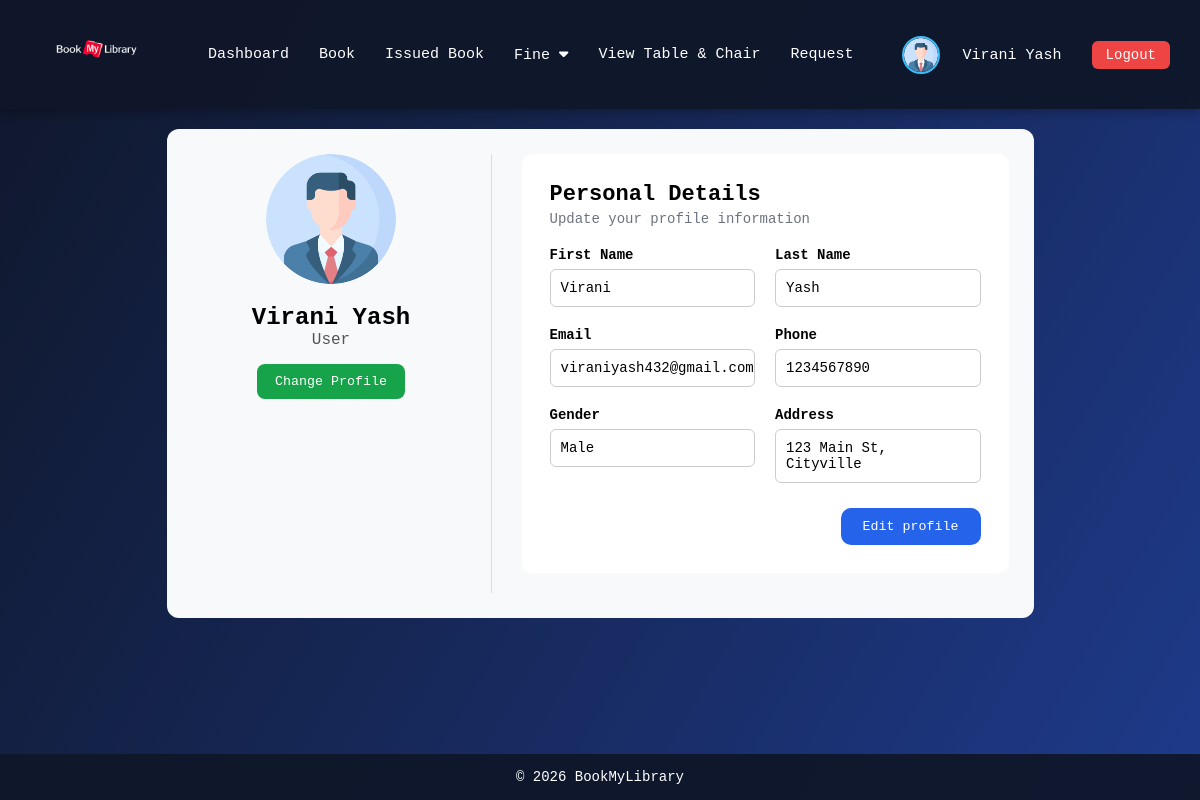
Page /user/profile.php (signed in) on the committed database.
### tables this page shows
CREATE TABLE `user` (
  `user_id` int NOT NULL,
  `first_name` varchar(100) DEFAULT NULL,
  `last_name` varchar(100) DEFAULT NULL,
  `email` varchar(255) DEFAULT NULL,
  `contact_no` varchar(15) DEFAULT NULL,
  `gender` varchar(10) DEFAULT NULL,
  `address` varchar(255) DEFAULT NULL,
  `image` varchar(255) DEFAULT NULL,
  `password` varchar(255) NOT NULL,
  `role` varchar(10) DEFAULT NULL,
  `status` varchar(15) DEFAULT NULL
);

### user/profile.php (the view, shortened to what this page needs)
<!DOCTYPE html>
<html lang="en">
<head>
</head>
<body>
    <?php include 'navbar.php'; ?>
    <?php
    $user_id = $_SESSION['id'];
    $user = mysqli_query($con, "SELECT * FROM user WHERE user_id = $user_id");
    $data = mysqli_fetch_assoc($user);
    ?>
    <div class="container">
        <div class="profile-left">
            <div class="profile-img">
                <img src="../image/<?php echo $data['image'] ? $data['image'] : 'default_profile.png'; ?>" id="profileImage">
            </div>
            <h2><?php echo $data['first_name'] . " " . $data['last_name']; ?></h2>
            <p><?php echo $data['role'] ?></p>
            <button class="change-btn" onclick="openPopup()">Change Profile</button>
        </div>
        <div class="profile-right">
            <div class="card" id="viewProfile">
                <h3>Personal Details</h3>
                <p class="sub">Update your profile information</p>
                <div class="form-grid">
                    <div class="form-group">
                        <label>First Name</label>
                        <p class="p" id="viewFirstName"><?php echo $data['first_name']; ?></p>
                    </div>
                    <div class="form-group">
                        <label>Last Name</label>
                        <p class="p" id="viewLastName"><?php echo $data['last_name']; ?></p>
                    </div>
                    <div class="form-group">
                        <label>Email</label>
                        <p class="p" id="viewEmail"><?php echo $data['email']; ?></p>
                    </div>
                    <div class="form-group">
                        <label>Phone</label>
                        <p class="p" id="viewPhone"><?php echo $data['contact_no']; ?></p>
                    </div>
                    <div class="form-group">
                        <label>Gender</label>
                        <p class="p" id="viewGender"><?php echo $data['gender']; ?></p>
                    </div>
                    <div class="form-group">
                        <label>Address</label>
                        <p class="p" id="viewAddress"><?php echo $data['address']; ?></p>
                    </div>
                </div>
                <div class="edit-actions">
                    <button class="edit-btn" onclick="openEditForm()">Edit profile</button>
                </div>
            </div>
        </div>
    </div>
    <?php include 'footer.php'; ?>
</body>
</html>

### user/navbar.php (shortened to what this page needs)
<!DOCTYPE html>
<html lang="en">
<?php
include '../update_status.php';
?>
<head>
    <link rel="stylesheet" href="https://cdnjs.cloudflare.com/ajax/libs/font-awesome/6.5.0/css/all.min.css">
</head>
<body>
    <?php
    $user_id = $_SESSION['id'];
    $user = mysqli_query($con, "SELECT * FROM user WHERE user_id = $user_id");
    $data = mysqli_fetch_assoc($user);
    ?>
    <nav class="navbar">
        <div class="nav-left">
            <a href="home.php">
                <img src="../image/BookMyLibrary.png" alt="Library Logo">
            </a>
        </div>
        <div class="nav-center">
            <a href="home.php">Dashboard</a>
            <a href="book.php">Book</a>
            <a href="issued_book.php">Issued Book</a>
            <div class="dropdown">
                <a href="javascript:void(0);" class="dropbtn">Fine <i class="fa-solid fa-caret-down"></i></a>
            </div>
            <a href="view_table&chair.php">View Table & Chair</a>
            <a href="request_librarian.php">Request</a>
        </div>
        <div class="nav-right">
            <div class="profile">
                <img src="../image/<?php echo $data['image']; ?>" alt="Profile">
                <div class="dropdown">
                    <a href="javascript:void(0);" class="dropbtn"><?php echo $data['first_name'] . " " . $data['last_name']; ?></a>
                </div>
            </div>
            <a href="../login.php" class="logout-btn">Logout</a>
        </div>
    </nav>
</body>
</html>

### user/profile.php (style rules this page uses)
* { margin: 0; padding: 0; box-sizing: border-box; font-family: "JetBrains Mono", "Fira Code", Consolas, monospace; }
body { background: linear-gradient(120deg, #0f172a, #1e3a8a); }
.container { max-width: 1200px; margin: 20px auto; background: #f8f9fa; border-radius: 12px; padding: 25px; display: flex; gap: 30px; }
.profile-left { width: 300px; text-align: center; border-right: 1px solid #ddd; padding-right: 20px; }
.profile-img img { width: 130px; height: 130px; border-radius: 50%; object-fit: cover; }
.profile-left h2 { margin-top: 15px; }
.profile-left p { color: #555; margin-bottom: 15px; }
.change-btn { background: #16a34a; border: none; padding: 10px 18px; border-radius: 8px; color: white; cursor: pointer; }
.profile-right { flex: 1; }
.card { background: #fff; padding: 28px; border-radius: 10px; margin-bottom: 20px; }
.card h3 { font-size: 22px; margin-bottom: 4px; }
.sub { font-size: 14px; color: #6b7280; margin-bottom: 20px; }
.form-grid { display: grid; grid-template-columns: 1fr 1fr; gap: 15px; }
.form-group { display: flex; flex-direction: column; }
label { margin-bottom: 5px; font-weight: 600; font-size: 14px; }
.p { padding: 10px; border: 1px solid #ccc; border-radius: 6px; font-size: 14px; width: 205.5px; }
.edit-btn { background: #2563eb; color: white; padding: 11px 22px; border-radius: 10px; border: none; font-weight: 500; cursor: pointer; transition: 0.2s; float: right; }
.form-grid { display: grid; grid-template-columns: repeat(2, 1fr); gap: 20px; }
.form-group label { font-weight: 600; margin-bottom: 6px; color: #000000; }
.edit-actions { display: flex; justify-content: flex-end; gap: 12px; margin-top: 25px; }

### user/navbar.php (style rules this page uses)
.navbar { background: rgba(15, 23, 42, 0.95); color: #fff; padding: 12px 30px; display: flex; align-items: center; justify-content: space-between; flex-wrap: wrap; box-shadow: 0 4px 10px rgba(0, 0, 0, 0.25); font-family: "JetBrains Mono", "Fira Code", Consolas, monospace; }
.nav-left { display: flex; align-items: center; gap: 10px; }
.nav-left img { height: 80px; width: 130px; }
.nav-center { flex: 1; display: flex; justify-content: center; }
.nav-center a { color: #fff; text-decoration: none; margin: 0 15px; font-size: 15px; }
.nav-right { display: flex; align-items: center; gap: 15px; }
.profile { display: flex; align-items: center; gap: 8px; color: #fff; }
.profile img { width: 38px; height: 38px; border-radius: 50%; border: 2px solid #38bdf8; object-fit: cover; }
.logout-btn { padding: 6px 14px; border-radius: 6px; background: #ef4444; color: #fff; text-decoration: none; font-size: 14px; }
.dropdown { position: relative; display: inline-block; }
.dropdown>a { color: #fff; text-decoration: none; margin: 0 15px; font-size: 15px; cursor: pointer; }
.dropdown>a.dropbtn { color: #fff; text-decoration: none; margin: 0 15px; font-size: 15px; cursor: pointer; }

### user/footer.php (style rules this page uses)
html, body { height: 100%; margin: 0; }
body { display: flex; flex-direction: column; }

### rows in the picture
user: image (placeholder picture), first_name "Virani", last_name "Yash", role "User", email "viraniyash432@gmail.com", contact_no "1234567890", gender "Male", address "123 Main St, Cityville"
